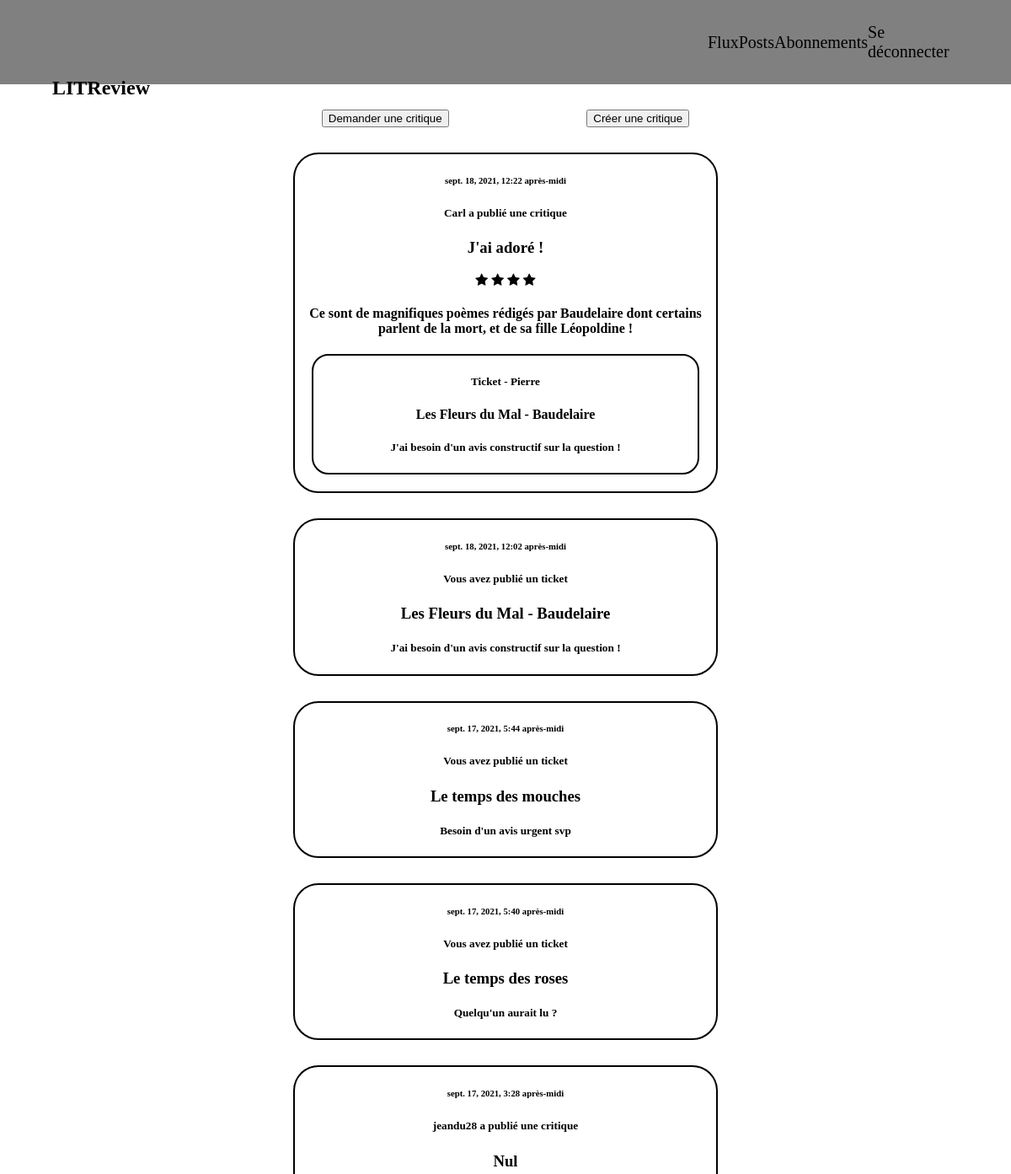
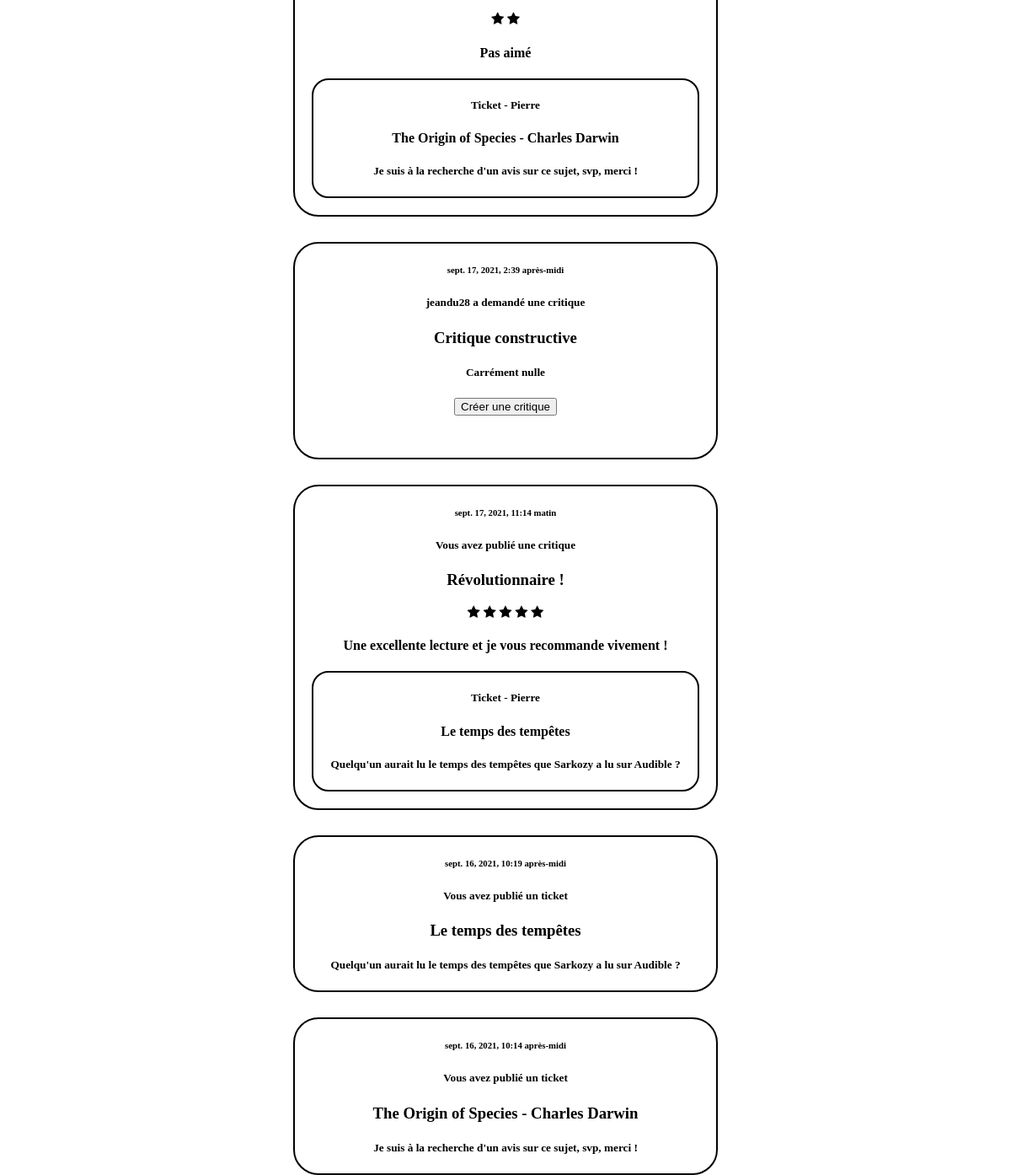
The app's page /home/ (signed in) with its own data (2 pictures, top to bottom).
### posts/models.py (models this page shows, shortened)
class Review(models.Model):
    ticket = models.ForeignKey(to=Ticket, on_delete=models.CASCADE)
    rating = models.PositiveSmallIntegerField(
        validators=[MinValueValidator(0), MaxValueValidator(5)])
    headline = models.CharField(max_length=128)
    body = models.CharField(max_length=8192, blank=True)
    user = models.ForeignKey(
        to=settings.AUTH_USER_MODEL, on_delete=models.CASCADE)
    time_created = models.DateTimeField(auto_now_add=True)

class Ticket(models.Model):
    title = models.CharField(max_length=128)
    description = models.TextField(max_length=2048,blank=True)
    user = models.ForeignKey(to=settings.AUTH_USER_MODEL,on_delete=models.CASCADE)
    image = models.ImageField(null=True,blank=True)
    time_created = models.DateTimeField(auto_now_add=True)

### posts/views.py (the view)
# urls.py: path('home/',CriticsHome.as_view(),name='home'),
class CriticsHome(ListView):
    model = Ticket
    context_object_name = "posts"
    template_name = 'posts/ticket_list.html'
    def get_queryset(self):
        follow = [self.request.user.id]
        users = User.objects.all()
        users_follow = UserFollows.objects.filter(user_id=self.request.user.id)
        for user in users_follow:
            for all_user in users:
                if all_user.id == user.followed_user_id:
                    follow.append(all_user.id)
        tickets = Ticket.objects.filter(user_id__in = follow)
        reviews = Review.objects.filter(user_id__in = follow)
        for review in reviews:
            for user in users:
                if review.user_id == user.id:
                    review.username = user.username
            for ticket in tickets:
                if review.ticket_id == ticket.id:
                    review.ticket = ticket
                    ticket.already = True
        for ticket in tickets:
            for user in users:
                if ticket.user_id == user.id:
                    ticket.username = user.username
        result_list = sorted(
            chain(tickets, reviews),
            key=lambda instance: instance.time_created,reverse=True)
        return result_list

### posts/templates/posts/ticket_list.html
{% extends 'base.html' %}
{% block content %}
{% load static %}
<link rel="stylesheet" href="{% static 'css/style_ticket_list.css' %}">
<div class="buttons">
    <form action="/create_ticket" xmlns="http://www.w3.org/1999/html">
      <input type="submit" value="Demander une critique" class="button">
    </form>
    <form action="/create_review">
      <input type="submit" value="Créer une critique" class ="button">
    </form>
</div>
    <div id = 'flux'>
    {% for post in posts %}
        {% if post.headline != None %}
            <div class = 'review'>
                <div>
                        <h6>{{post.time_created}}</h6>
                        {% if user.id == post.user_id %}
                            <h5>Vous avez publié une critique</h5>
                        {% else %}
                                <h5>{{post.username}} a publié une critique</h5>
                        {% endif %}
                                <h3>{{post.headline}}</h3>
                                <link rel="stylesheet" href="https://cdnjs.cloudflare.com/ajax/libs/font-awesome/4.7.0/css/font-awesome.min.css">
                                {% for x in ""|ljust:post.rating %}
                                    {% if forloop.counter0 <= post.rating %}
                                        <span class="fa fa-star"></span>
                                    {% endif %}
                                {% endfor %}
                                <h4>{{post.body}}</h4>
                </div>
                <div class ='ticket_in'>
                    <h5>Ticket - {{post.ticket.username}}</h5>
                    <h4>{{post.ticket.title}}</h4>
                    <h5>{{post.ticket.description}}</h5>
                </div>
            </div>
        {% else %}
                <div class = 'ticket'>
                    <article>
                        <h6>{{ post.time_created }}</h6>
                        {% if user.username == post.user.username %}
                        <h5>Vous avez publié un ticket</h5>
                        <h3>{{ post.title}}</h3>
                        <h5>{{ post.description }}</h5>
                        {% else %}
                        <h5>{{ post.user }} a demandé une critique</h5>
                        <h3>{{ post.title}}</h3>
                        <h5>{{ post.description }}</h5>
                        {% if post.already != True %}
                        <form action="/create_review" class="button_critic">
                          <input type="submit" value="Créer une critique">
                        </form>
                        {% endif %}
                        {% endif %}
                    </article>
                </div>
        {% endif %}
    {% endfor %}
    </div>
{% endblock %}

### posts/static/css/base.css (style rules this page uses)
html { margin : 0; }
body { margin : 0; }

### posts/static/css/style_ticket_list.css (style rules this page uses)
.buttons { margin : auto; margin-top : 30px; width:50%; display:flex; justify-content: space-around; }
.button { display:flex; justify-content: space-around; }
.button_critic { margin-bottom : 50px; }
#flux { text-align: center; display : flex; flex-direction : column; align-items: center; justify-content: center; }
.review, .ticket { border : solid 2px black; width : 500px; margin-top : 30px; border-radius : 30px; }
.ticket_in { border : solid 2px black; margin-top : 20px; border-radius : 20px; margin : 20px; }

### records on screen
Review: time_created "sept. 18, 2021, 12:22 après-midi", username "Carl", headline "J'ai adoré !", rating 4 (drawn), body "Ce sont de magnifiques poèmes rédigés par Baudelaire dont certains parlent de la mort, et de sa fille Léopoldine !", ticket.username "Pierre", ticket "Les Fleurs du Mal - Baudelaire", ticket.description "J'ai besoin d'un avis constructif sur la question !"
Ticket: time_created "sept. 18, 2021, 12:02 après-midi", title "Les Fleurs du Mal - Baudelaire", description "J'ai besoin d'un avis constructif sur la question !"
Ticket: time_created "sept. 17, 2021, 5:44 après-midi", title "Le temps des mouches", description "Besoin d'un avis urgent svp"
Ticket: time_created "sept. 17, 2021, 5:40 après-midi", title "Le temps des roses", description "Quelqu'un aurait lu ?"
Review: time_created "sept. 17, 2021, 3:28 après-midi", username "jeandu28", headline "Nul", rating 2 (drawn), body "Pas aimé", ticket.username "Pierre", ticket "The Origin of Species - Charles Darwin", ticket.description "Je suis à la recherche d'un avis sur ce sujet, svp, merci !"
Ticket: time_created "sept. 17, 2021, 2:39 après-midi", user "jeandu28", title "Critique constructive", description "Carrément nulle"
Review: time_created "sept. 17, 2021, 11:14 matin", shows "Vous avez publié une critique", headline "Révolutionnaire !", rating 5 (drawn), body "Une excellente lecture et je vous recommande vivement !", ticket.username "Pierre", ticket "Le temps des tempêtes", ticket.description "Quelqu'un aurait lu le temps des tempêtes que Sarkozy a lu sur Audible ?"
Ticket: time_created "sept. 16, 2021, 10:19 après-midi", title "Le temps des tempêtes", description "Quelqu'un aurait lu le temps des tempêtes que Sarkozy a lu sur Audible ?"
Ticket: time_created "sept. 16, 2021, 10:14 après-midi", title "The Origin of Species - Charles Darwin", description "Je suis à la recherche d'un avis sur ce sujet, svp, merci !"
